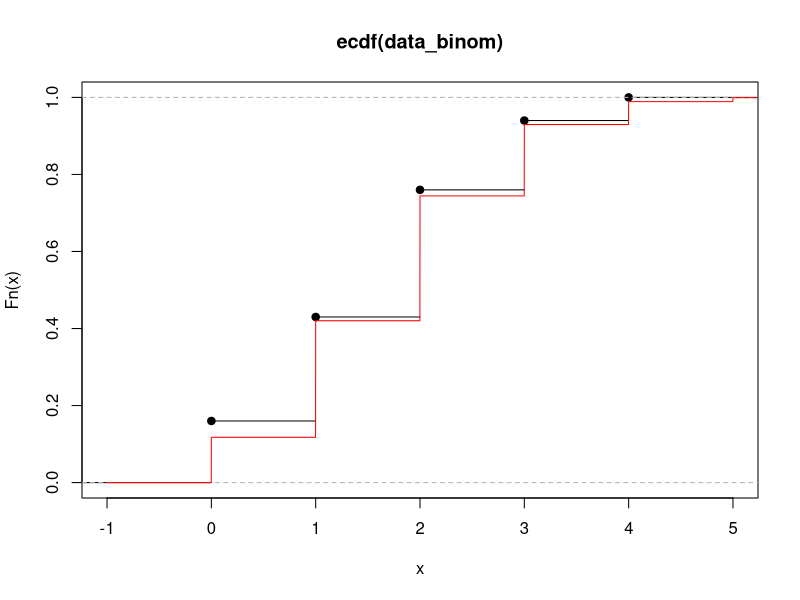
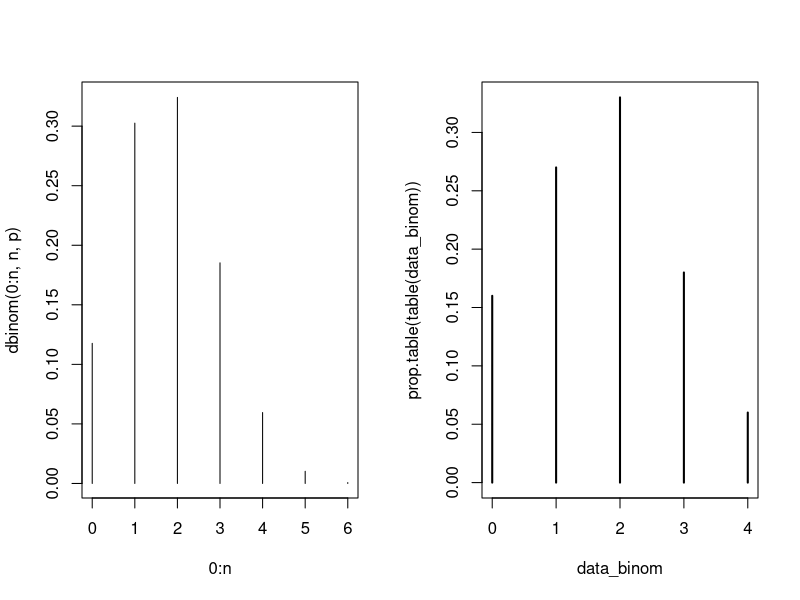
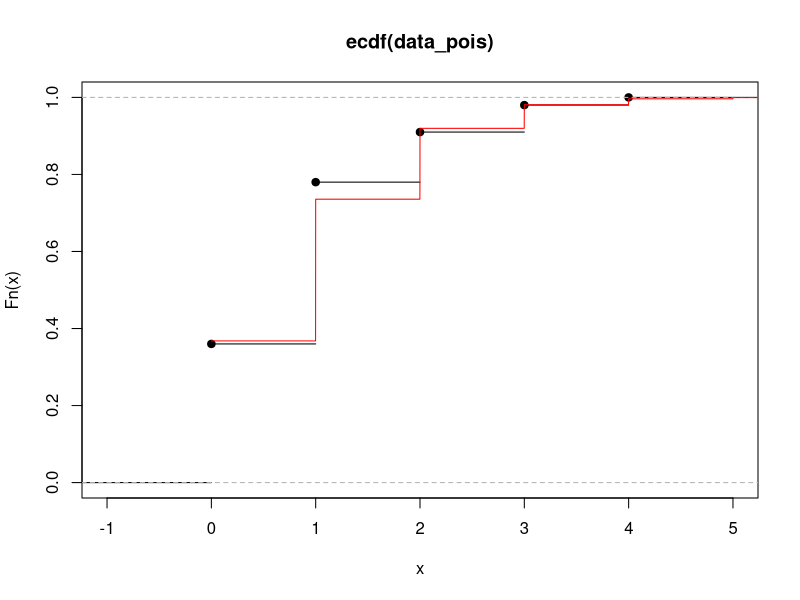
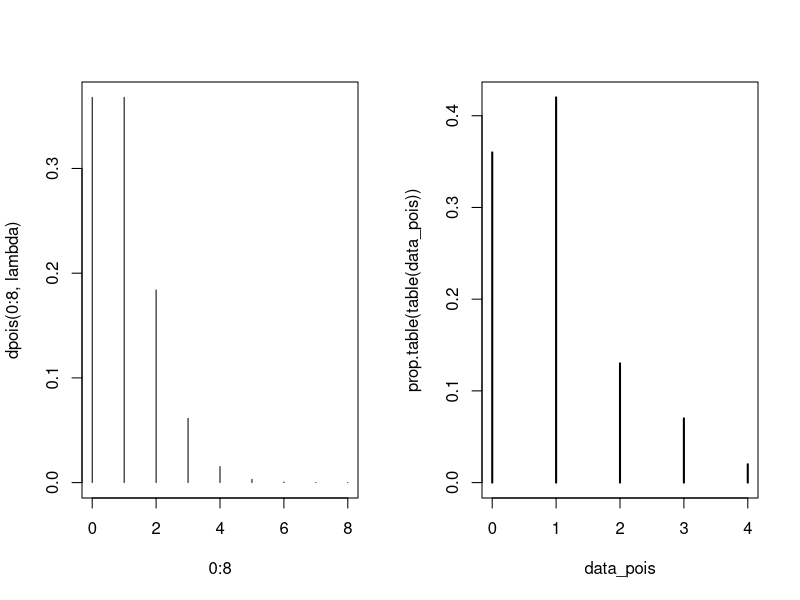
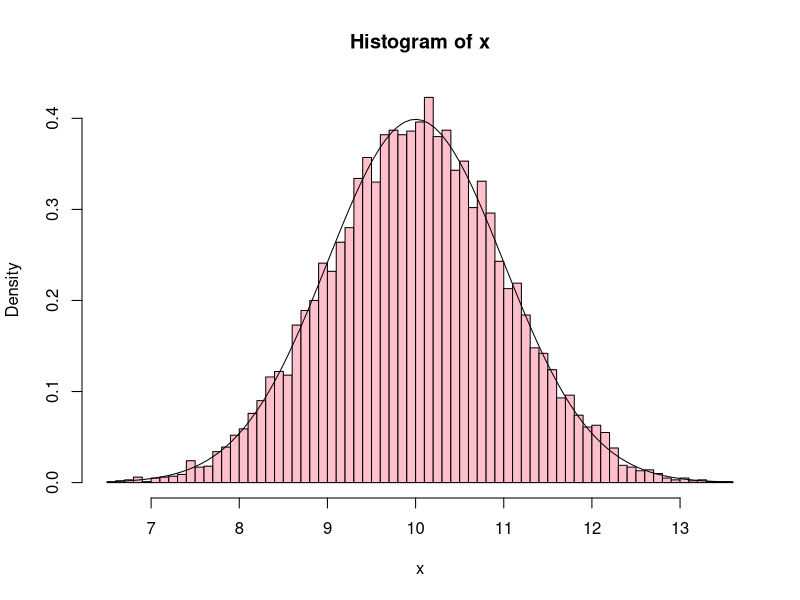
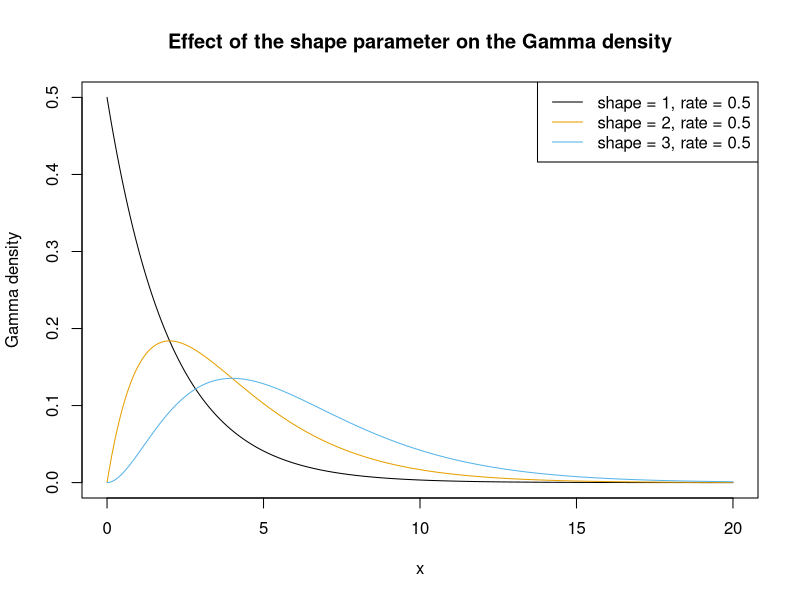

R code for these plots, in order:
## ---- chunk 1
nSim 	   <- 100
p        <- 0.3
n	       <- 6

# generate 'nSim' obs. from Bin(n,p) distribution 
data_binom <- rbinom(nSim, n, p)

# calculate mean and variance
mean(data_binom) # empirical mean
var(data_binom)  # empirical variance

n*p 		      # theoretical mean
n*p*(1-p)	    # theoretical variance

# visualize
range <- seq(-1,n,1/1000)
plot(ecdf(data_binom))   # ecdf
lines(range,pbinom(range, n, p), col = 'red') # cdf

par(mfrow=c(1,2))
plot(0:n, dbinom(0:n, n, p), type = 'h') # pdf
plot(prop.table(table(data_binom)))
par(mfrow=c(1,1))
## ---- chunk 2
nSim 	 <- 100
lambda <- 1

# generate 'nSim' observations from Poisson(\lambda) distribution
data_pois <- rpois(nSim, lambda)

# calculate mean and variance
mean(data_pois) # empirical mean
var(data_pois)  # empirical variance

lambda	    # theoretical mean
lambda	    # theoretical variance

# visualize
range  <- seq(0,8, 1/1000)
plot(ecdf(data_pois))   # ecdf
lines(range,ppois(range, lambda), col = 'red') # cdf

par(mfrow=c(1,2))
plot(0:8, dpois(0:8, lambda), type = 'h') # pdf
plot(prop.table(table(data_pois)))
par(mfrow=c(1,1))
## ---- chunk 3
# evaluate cdf of N(0,1) in 0
pnorm(0, mean=0, sd=1)
# or shorter
pnorm(0, 0, 1)
# 95% quantile of N(0,1) 
qnorm(0.95, mean=0, sd=1)
# a set of quantiles
qnorm(c(0.025, 0.05, 0.5, 0.95, 0.975), 0, 1)
# generate observations from N(0,1)
x <- rnorm(10000, mean=10, sd=1)
# visualize
hist(x, probability=TRUE, nclass=55, col="pink")
curve(dnorm(x, mean=10, sd=1), xlim=range(x), col="black",add=TRUE)
## ---- chunk 4
# check parametrization of gamma density in R
? dgamma
# grid of points to evaluate the gamma density
x <- seq(from = 0, to = 20, by = 0.001)
# choose a color palette
colors <- c("#000000", "#E69F00", "#56B4E9", "#009E73", "#F0E442", "#0072B2", "#D55E00", "#CC79A7")
# shape and rate parameter combinations shown in the plot
shape <- c(1, 2, 3)
rate <- c(0.5, 0.5, 0.5)
plot(x, dgamma(x, shape = shape[1], rate = rate[1]), type='l', xlab ='x', ylab='Gamma density', main='Effect of the shape parameter on the Gamma density')
for(i in 2:length(shape)){
    lines(x, dgamma(x, shape = shape[i], rate = rate[i]), col=colors[i])
}
# add a legend  
legend("topright", paste("shape = ", shape, ", rate = ", rate, sep=""), col = colors, lty=1)
